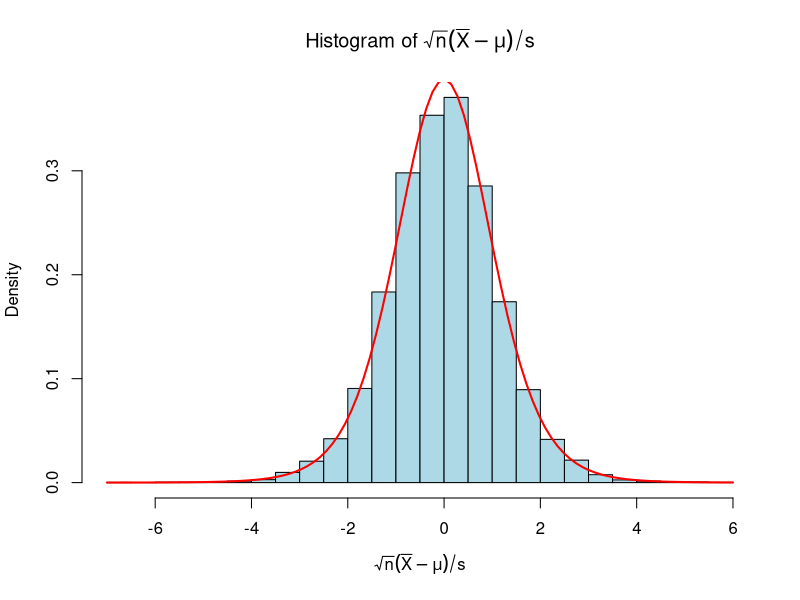
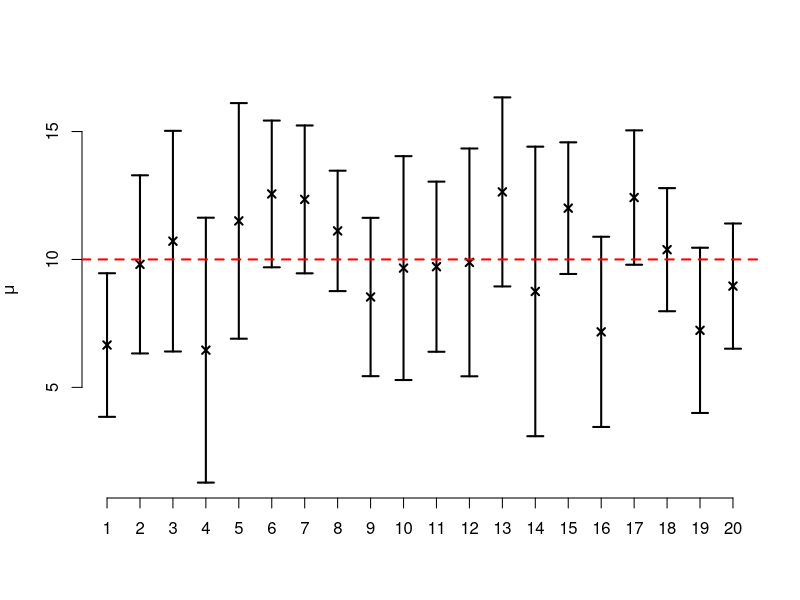

These figures' R source, in order:
### 分散未知における平均の区間推定
## 正規標本から標本平均・標準偏差と平均の100(1-alpha)%信頼区間の
## 上端・下端を計算する関数の作成
myest <- function(x, alpha=0.05){
    n <- length(x)  # データ数
    xbar <- mean(x) # 標本平均
    s <- sd(x)      # 標本標準偏差(不偏分散の平方根)
    ui <- xbar + qt(1-alpha/2, df=n-1)*s/sqrt(n) # 上側信頼限界
    li <- xbar - qt(1-alpha/2, df=n-1)*s/sqrt(n) # 下側信頼限界
    return(c(xbar=xbar, s=s, ui=ui, li=li))
}
## Monte-Carlo実験
set.seed(111) # 乱数のシード値の設定
mu <- 10    # 平均
sigma <- 5  # 標準偏差
n <- 10     # データ数
mc <- 10000 # シミュレーション回数
result <- as.data.frame(t(
    replicate(mc, myest(rnorm(n, mean=mu, sd=sigma)))
))
## sqrt(n)*(xbar-mu)/sが自由度n-1のt分布に従うことの確認
hist(sqrt(n)*(result$xbar-mu)/result$s, freq=FALSE, 
     col="lightblue", breaks=20, 
     xlab=expression(sqrt(n)*(bar(X)-mu)/s),
     main=expression(paste("Histogram of ", sqrt(n)*(bar(X)-mu)/s)))
curve(dt(x, df=9), add=TRUE, col="red", lwd=2)
## 真の平均muが95%信頼区間に含まれている割合が約95%であることの確認
with(result,sum((mu<=ui & mu>=li)))/mc
## はじめの20個の信頼区間の可視化
library(plotrix)
with(result, # 信頼区間と標本平均の図示
     plotCI(1:20, xbar[1:20], ui=ui[1:20], li=li[1:20],
            pch=4, axes=FALSE, xlab="", ylab=expression(mu), lwd=2)) 
axis(1, 1:20, 1:20) # x軸の追加
axis(2) # y軸の追加
abline(h=mu, col="red", lty="dashed", lwd=2) # 真の平均の図示
